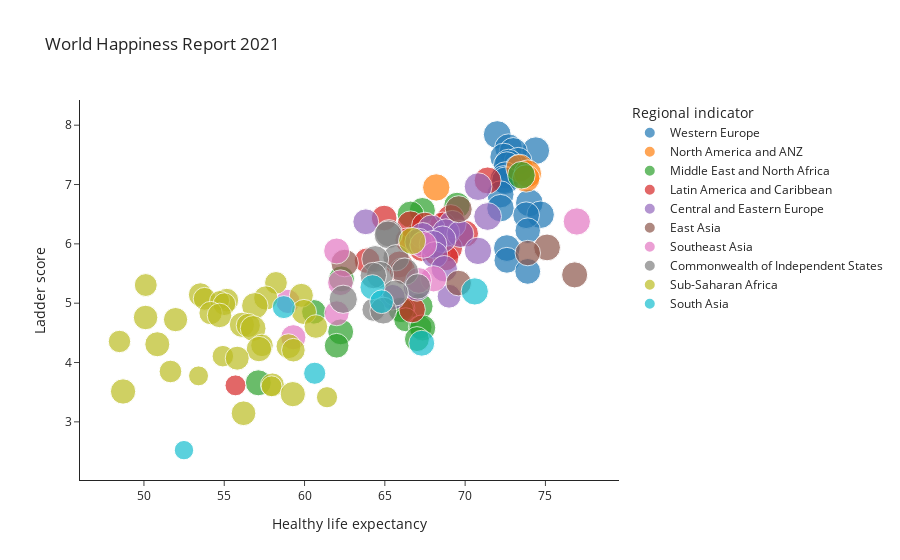

This figure's notebook cell:
### Code cell
fig = px.scatter(happiness_report_2021, 
                 x='Healthy life expectancy', 
                 y='Ladder score',
                 title='World Happiness Report 2021',
                 color="Regional indicator",
                 size="Social support",
                 size_max=20,
                 hover_name = "Country name",
                 template = 'simple_white')
fig.show()

### Figure 1 — Plotly figure (JSON) as saved in the notebook; plotly's stock layout.template omitted (floating-point values rounded to 4 significant figures)
{"data": [{"hovertemplate": "<b>%{hovertext}</b><br><br>Regional indicator=Western Europe<br>Healthy life expectancy=%{x}<br>Ladder score=%{y}<br>Social support=%{marker.size}<extra></extra>", "hovertext": ["Finland", "Denmark", "Switzerland", "Iceland", "Netherlands", "Norway", "Sweden", "Luxembourg", "Austria", "Germany", "Ireland", "United Kingdom", "Belgium", "France", "Malta", "Spain", "Italy", "Cyprus", "Portugal", "Greece", "North Cyprus"], "legendgroup": "Western Europe", "marker": {"color": "#1F77B4", "size": [0.954, 0.954, 0.942, 0.983, 0.942, 0.954, 0.934, 0.908, 0.934, 0.903, 0.947, 0.934, 0.906, 0.942, 0.931, 0.932, 0.88, 0.802, 0.879, 0.823, 0.82], "sizemode": "area", "sizeref": 0.002458, "symbol": "circle"}, "mode": "markers", "name": "Western Europe", "orientation": "v", "showlegend": true, "type": "scatter", "x": [72, 72.7, 74.4, 73, 72.4, 73.3, 72.7, 72.6, 73.3, 72.5, 72.4, 72.5, 72.2, 74, 72.2, 74.7, 73.8, 73.9, 72.6, 72.6, 73.9], "xaxis": "x", "y": [7.842, 7.62, 7.571, 7.554, 7.464, 7.392, 7.363, 7.324, 7.268, 7.155, 7.085, 7.064, 6.834, 6.69, 6.602, 6.491, 6.483, 6.223, 5.929, 5.723, 5.536], "yaxis": "y"}, {"hovertemplate": "<b>%{hovertext}</b><br><br>Regional indicator=North America and ANZ<br>Healthy life expectancy=%{x}<br>Ladder score=%{y}<br>Social support=%{marker.size}<extra></extra>", "hovertext": ["New Zealand", "Australia", "Canada", "United States"], "legendgroup": "North America and ANZ", "marker": {"color": "#FF7F0E", "size": [0.948, 0.94, 0.926, 0.92], "sizemode": "area", "sizeref": 0.002458, "symbol": "circle"}, "mode": "markers", "name": "North America and ANZ", "orientation": "v", "showlegend": true, "type": "scatter", "x": [73.4, 73.9, 73.8, 68.2], "xaxis": "x", "y": [7.277, 7.183, 7.103, 6.951], "yaxis": "y"}, {"hovertemplate": "<b>%{hovertext}</b><br><br>Regional indicator=Middle East and North Africa<br>Healthy life expectancy=%{x}<br>Ladder score=%{y}<br>Social support=%{marker.size}<extra></extra>", "hovertext": ["Israel", "Bahrain", "United Arab Emirates", "Saudi Arabia", "Kuwait", "Libya", "Turkey", "Morocco", "Algeria", "Iraq", "Iran", "Tunisia", "Lebanon", "Palestinian Territories", "Jordan", "Egypt", "Yemen"], "legendgroup": "Middle East and North Africa", "marker": {"color": "#2CA02C", "size": [0.939, 0.862, 0.844, 0.891, 0.843, 0.827, 0.822, 0.56, 0.802, 0.746, 0.71, 0.691, 0.848, 0.826, 0.767, 0.75, 0.832], "sizemode": "area", "sizeref": 0.002458, "symbol": "circle"}, "mode": "markers", "name": "Middle East and North Africa", "orientation": "v", "showlegend": true, "type": "scatter", "x": [73.5, 69.5, 67.33, 66.6, 66.9, 62.3, 67.2, 66.21, 66.0, 60.58, 66.3, 67.2, 67.36, 62.25, 67, 62.0, 57.12], "xaxis": "x", "y": [7.157, 6.647, 6.561, 6.494, 6.106, 5.41, 4.948, 4.918, 4.887, 4.854, 4.721, 4.596, 4.584, 4.517, 4.395, 4.283, 3.658], "yaxis": "y"}, {"hovertemplate": "<b>%{hovertext}</b><br><br>Regional indicator=Latin America and Caribbean<br>Healthy life expectancy=%{x}<br>Ladder score=%{y}<br>Social support=%{marker.size}<extra></extra>", "hovertext": ["Costa Rica", "Guatemala", "Uruguay", "Brazil", "Mexico", "Jamaica", "Panama", "Chile", "El Salvador", "Colombia", "Nicaragua", "Argentina", "Honduras", "Peru", "Ecuador", "Bolivia", "Paraguay", "Dominican Republic", "Venezuela", "Haiti"], "legendgroup": "Latin America and Caribbean", "marker": {"color": "#D62728", "size": [0.891, 0.813, 0.925, 0.882, 0.831, 0.877, 0.896, 0.882, 0.762, 0.847, 0.864, 0.898, 0.812, 0.832, 0.821, 0.81, 0.893, 0.853, 0.861, 0.54], "sizemode": "area", "sizeref": 0.002458, "symbol": "circle"}, "mode": "markers", "name": "Latin America and Caribbean", "orientation": "v", "showlegend": true, "type": "scatter", "x": [71.4, 64.96, 69.1, 66.6, 68.6, 67.5, 69.65, 70, 66.4, 68.0, 67.66, 69, 67.3, 68.25, 68.8, 63.9, 65.9, 66.1, 66.7, 55.7], "xaxis": "x", "y": [7.069, 6.435, 6.431, 6.33, 6.317, 6.309, 6.18, 6.172, 6.061, 6.012, 5.972, 5.929, 5.919, 5.84, 5.764, 5.716, 5.653, 5.545, 4.892, 3.615], "yaxis": "y"}, {"hovertemplate": "<b>%{hovertext}</b><br><br>Regional indicator=Central and Eastern Europe<br>Healthy life expectancy=%{x}<br>Ladder score=%{y}<br>Social support=%{marker.size}<extra></extra>", "hovertext": ["Czech Republic", "Slovenia", "Kosovo", "Slovakia", "Lithuania", "Estonia", "Poland", "Romania", "Serbia", "Latvia", "Hungary", "Croatia", "Bosnia and Herzegovina", "Montenegro", "Bulgaria", "Albania", "North Macedonia"], "legendgroup": "Central and Eastern Europe", "marker": {"color": "#9467BD", "size": [0.947, 0.948, 0.821, 0.936, 0.935, 0.941, 0.898, 0.832, 0.873, 0.927, 0.943, 0.924, 0.87, 0.858, 0.931, 0.697, 0.805], "sizemode": "area", "sizeref": 0.002458, "symbol": "circle"}, "mode": "markers", "name": "Central and Eastern Europe", "orientation": "v", "showlegend": true, "type": "scatter", "x": [70.81, 71.4, 63.81, 69.2, 67.91, 68.8, 69.7, 67.36, 68.6, 67.1, 68, 70.8, 68.1, 68.7, 67, 69.0, 65.47], "xaxis": "x", "y": [6.965, 6.461, 6.372, 6.331, 6.255, 6.189, 6.166, 6.14, 6.078, 6.032, 5.992, 5.882, 5.813, 5.581, 5.266, 5.117, 5.101], "yaxis": "y"}, {"hovertemplate": "<b>%{hovertext}</b><br><br>Regional indicator=East Asia<br>Healthy life expectancy=%{x}<br>Ladder score=%{y}<br>Social support=%{marker.size}<extra></extra>", "hovertext": ["Taiwan Province of China", "Japan", "South Korea", "Mongolia", "Hong Kong S.A.R. of China", "China"], "legendgroup": "East Asia", "marker": {"color": "#8C564B", "size": [0.898, 0.884, 0.799, 0.935, 0.836, 0.811], "sizemode": "area", "sizeref": 0.002458, "symbol": "circle"}, "mode": "markers", "name": "East Asia", "orientation": "v", "showlegend": true, "type": "scatter", "x": [69.6, 75.1, 73.9, 62.5, 76.82, 69.59], "xaxis": "x", "y": [6.584, 5.94, 5.845, 5.677, 5.477, 5.339], "yaxis": "y"}, {"hovertemplate": "<b>%{hovertext}</b><br><br>Regional indicator=Southeast Asia<br>Healthy life expectancy=%{x}<br>Ladder score=%{y}<br>Social support=%{marker.size}<extra></extra>", "hovertext": ["Singapore", "Thailand", "Philippines", "Vietnam", "Malaysia", "Indonesia", "Laos", "Cambodia", "Myanmar"], "legendgroup": "Southeast Asia", "marker": {"color": "#E377C2", "size": [0.915, 0.888, 0.83, 0.85, 0.817, 0.811, 0.728, 0.765, 0.779], "sizemode": "area", "sizeref": 0.002458, "symbol": "circle"}, "mode": "markers", "name": "Southeast Asia", "orientation": "v", "showlegend": true, "type": "scatter", "x": [76.95, 67.4, 62, 68.03, 67.1, 62.24, 58.97, 62, 59.3], "xaxis": "x", "y": [6.377, 5.985, 5.88, 5.411, 5.384, 5.345, 5.03, 4.83, 4.426], "yaxis": "y"}, {"hovertemplate": "<b>%{hovertext}</b><br><br>Regional indicator=Commonwealth of Independent States<br>Healthy life expectancy=%{x}<br>Ladder score=%{y}<br>Social support=%{marker.size}<extra></extra>", "hovertext": ["Uzbekistan", "Kazakhstan", "Moldova", "Kyrgyzstan", "Belarus", "Russia", "Tajikistan", "Armenia", "Azerbaijan", "Turkmenistan", "Georgia", "Ukraine"], "legendgroup": "Commonwealth of Independent States", "marker": {"color": "#7F7F7F", "size": [0.918, 0.952, 0.857, 0.893, 0.91, 0.903, 0.86, 0.799, 0.836, 0.983, 0.671, 0.888], "sizemode": "area", "sizeref": 0.002458, "symbol": "circle"}, "mode": "markers", "name": "Commonwealth of Independent States", "orientation": "v", "showlegend": true, "type": "scatter", "x": [65.25, 65.2, 65.7, 64.4, 66.25, 64.7, 64.28, 67.06, 65.66, 62.41, 64.3, 64.9], "xaxis": "x", "y": [6.179, 6.152, 5.766, 5.744, 5.534, 5.477, 5.466, 5.283, 5.171, 5.066, 4.891, 4.875], "yaxis": "y"}, {"hovertemplate": "<b>%{hovertext}</b><br><br>Regional indicator=Sub-Saharan Africa<br>Healthy life expectancy=%{x}<br>Ladder score=%{y}<br>Social support=%{marker.size}<extra></extra>", "hovertext": ["Mauritius", "Congo (Brazzaville)", "Ivory Coast", "Cameroon", "Senegal", "Ghana", "Niger", "Gambia", "Benin", "Guinea", "South Africa", "Gabon", "Burkina Faso", "Mozambique", "Nigeria", "Mali", "Uganda", "Liberia", "Kenya", "Namibia", "Chad", "Swaziland", "Comoros", "Ethiopia", "Mauritania", "Madagascar", "Togo", "Zambia", "Sierra Leone", "Burundi", "Tanzania", "Malawi", "Lesotho", "Botswana", "Rwanda", "Zimbabwe"], "legendgroup": "Sub-Saharan Africa", "marker": {"color": "#BCBD22", "size": [0.905, 0.636, 0.644, 0.71, 0.71, 0.727, 0.641, 0.69, 0.489, 0.639, 0.86, 0.776, 0.672, 0.744, 0.74, 0.724, 0.781, 0.72, 0.688, 0.818, 0.619, 0.77, 0.626, 0.764, 0.795, 0.686, 0.569, 0.708, 0.63, 0.49, 0.702, 0.537, 0.787, 0.784, 0.552, 0.75], "sizemode": "area", "sizeref": 0.002458, "symbol": "circle"}, "mode": "markers", "name": "Sub-Saharan Africa", "orientation": "v", "showlegend": true, "type": "scatter", "x": [66.7, 58.22, 50.11, 53.52, 59.8, 57.59, 53.78, 55.16, 54.71, 55.01, 56.9, 59.96, 54.15, 54.71, 50.1, 51.97, 56.1, 56.5, 60.7, 56.8, 48.48, 50.83, 57.35, 59, 57.16, 59.3, 54.91, 55.81, 51.65, 53.4, 58.0, 57.95, 48.7, 59.27, 61.4, 56.2], "xaxis": "x", "y": [6.049, 5.342, 5.306, 5.142, 5.132, 5.088, 5.074, 5.051, 5.045, 4.984, 4.956, 4.852, 4.834, 4.794, 4.759, 4.723, 4.636, 4.625, 4.607, 4.574, 4.355, 4.308, 4.289, 4.275, 4.227, 4.208, 4.107, 4.073, 3.849, 3.775, 3.623, 3.6, 3.512, 3.467, 3.415, 3.145], "yaxis": "y"}, {"hovertemplate": "<b>%{hovertext}</b><br><br>Regional indicator=South Asia<br>Healthy life expectancy=%{x}<br>Ladder score=%{y}<br>Social support=%{marker.size}<extra></extra>", "hovertext": ["Nepal", "Maldives", "Bangladesh", "Pakistan", "Sri Lanka", "India", "Afghanistan"], "legendgroup": "South Asia", "marker": {"color": "#17BECF", "size": [0.774, 0.913, 0.693, 0.651, 0.827, 0.603, 0.463], "sizemode": "area", "sizeref": 0.002458, "symbol": "circle"}, "mode": "markers", "name": "South Asia", "orientation": "v", "showlegend": true, "type": "scatter", "x": [64.23, 70.6, 64.8, 58.71, 67.3, 60.63, 52.49], "xaxis": "x", "y": [5.269, 5.198, 5.025, 4.934, 4.325, 3.819, 2.523], "yaxis": "y"}], "layout": {"legend": {"itemsizing": "constant", "title": {"text": "Regional indicator"}, "tracegroupgap": 0}, "title": {"text": "World Happiness Report 2021"}, "xaxis": {"anchor": "y", "domain": [0, 1], "title": {"text": "Healthy life expectancy"}}, "yaxis": {"anchor": "x", "domain": [0, 1], "title": {"text": "Ladder score"}}}}
